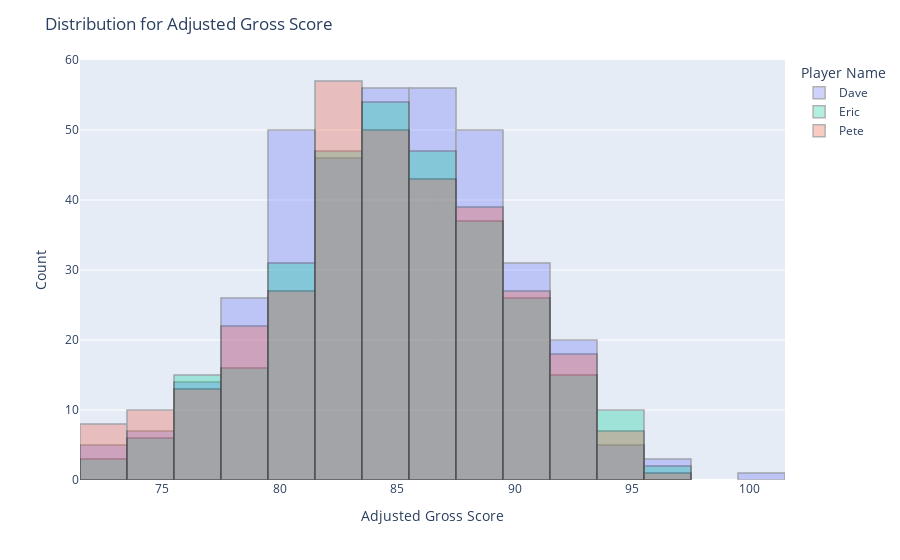

The notebook cell this image was saved under:
### Code cell
histplot(df, "adj_gross_score")

### Figure 1 — Plotly figure (JSON) as saved in the notebook; plotly's stock layout.template omitted (floating-point values rounded to 4 significant figures; data arrays with more than 128 entries replaced by an {"elided": "..."} marker saying what was removed)
{"data": [{"alignmentgroup": "True", "bingroup": "x", "hovertemplate": "<b>%{fullData.name}</b><br><br>Adjusted Gross Score: %{x}<br> No. of Rounds: %{y}", "legendgroup": "Dave", "marker": {"color": "#636EFA", "line": {"color": "black", "width": 1.5}, "pattern": {"shape": ""}}, "name": "Dave", "nbinsx": 27, "offsetgroup": "Dave", "opacity": 0.3, "orientation": "v", "showlegend": true, "type": "histogram", "x": {"elided": "370 int values"}, "xaxis": "x", "yaxis": "y"}, {"alignmentgroup": "True", "bingroup": "x", "hovertemplate": "<b>%{fullData.name}</b><br><br>Adjusted Gross Score: %{x}<br> No. of Rounds: %{y}", "legendgroup": "Eric", "marker": {"color": "#00CC96", "line": {"color": "black", "width": 1.5}, "pattern": {"shape": ""}}, "name": "Eric", "nbinsx": 27, "offsetgroup": "Eric", "opacity": 0.3, "orientation": "v", "showlegend": true, "type": "histogram", "x": {"elided": "309 int values"}, "xaxis": "x", "yaxis": "y"}, {"alignmentgroup": "True", "bingroup": "x", "hovertemplate": "<b>%{fullData.name}</b><br><br>Adjusted Gross Score: %{x}<br> No. of Rounds: %{y}", "legendgroup": "Pete", "marker": {"color": "#EF553B", "line": {"color": "black", "width": 1.5}, "pattern": {"shape": ""}}, "name": "Pete", "nbinsx": 27, "offsetgroup": "Pete", "opacity": 0.3, "orientation": "v", "showlegend": true, "type": "histogram", "x": {"elided": "322 int values"}, "xaxis": "x", "yaxis": "y"}], "layout": {"autosize": true, "barmode": "overlay", "legend": {"title": {"text": "Player Name"}, "tracegroupgap": 0}, "margin": {"t": 60}, "title": {"text": "Distribution for Adjusted Gross Score"}, "xaxis": {"anchor": "y", "autorange": true, "domain": [0, 1], "range": [71.5, 101.5], "title": {"text": "Adjusted Gross Score"}, "type": "linear"}, "yaxis": {"anchor": "x", "autorange": true, "domain": [0, 1], "range": [0, 60], "title": {"text": "Count"}}}}
